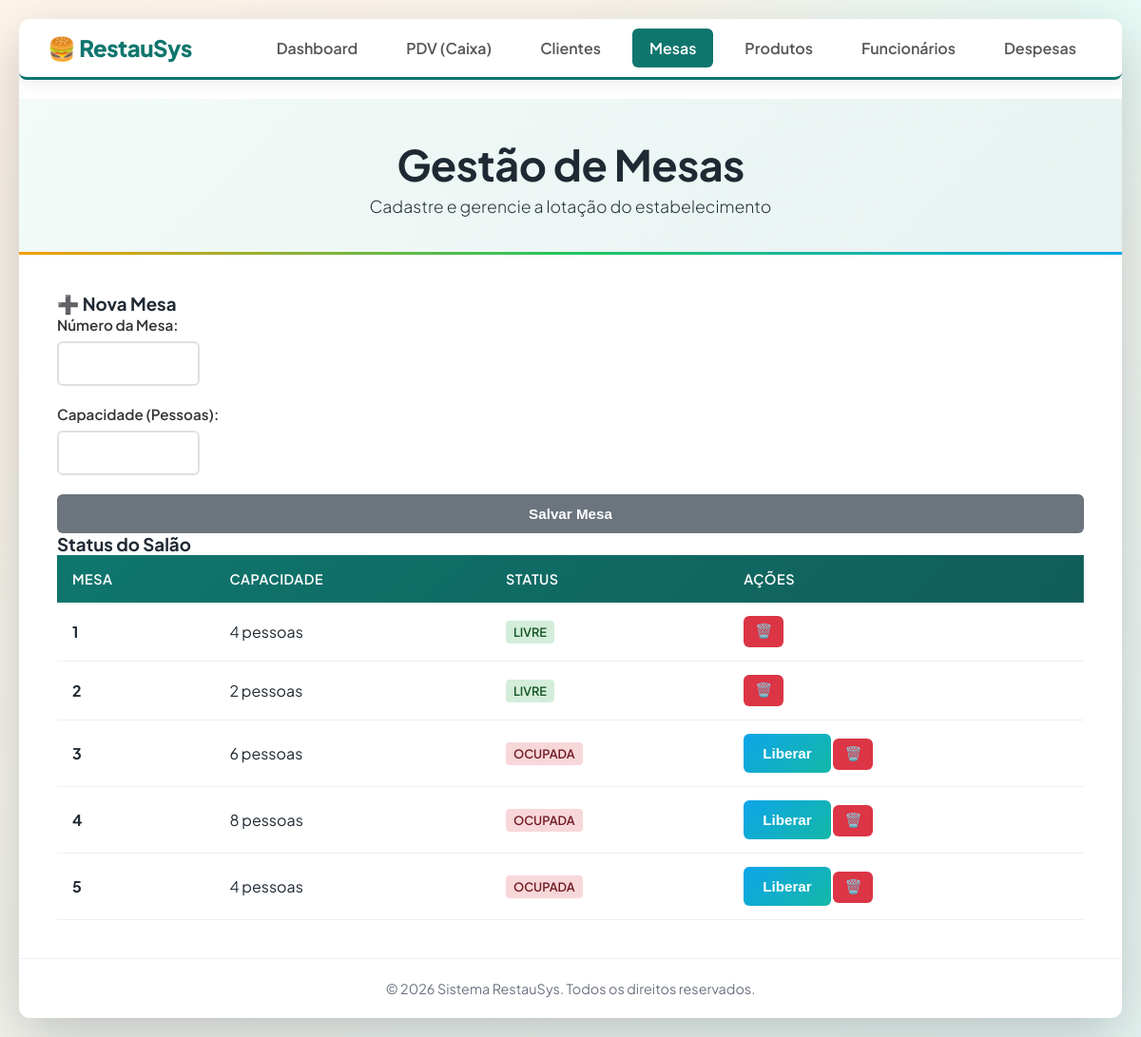
/pages/mesas.php, run on an earlier commit of the app's database.
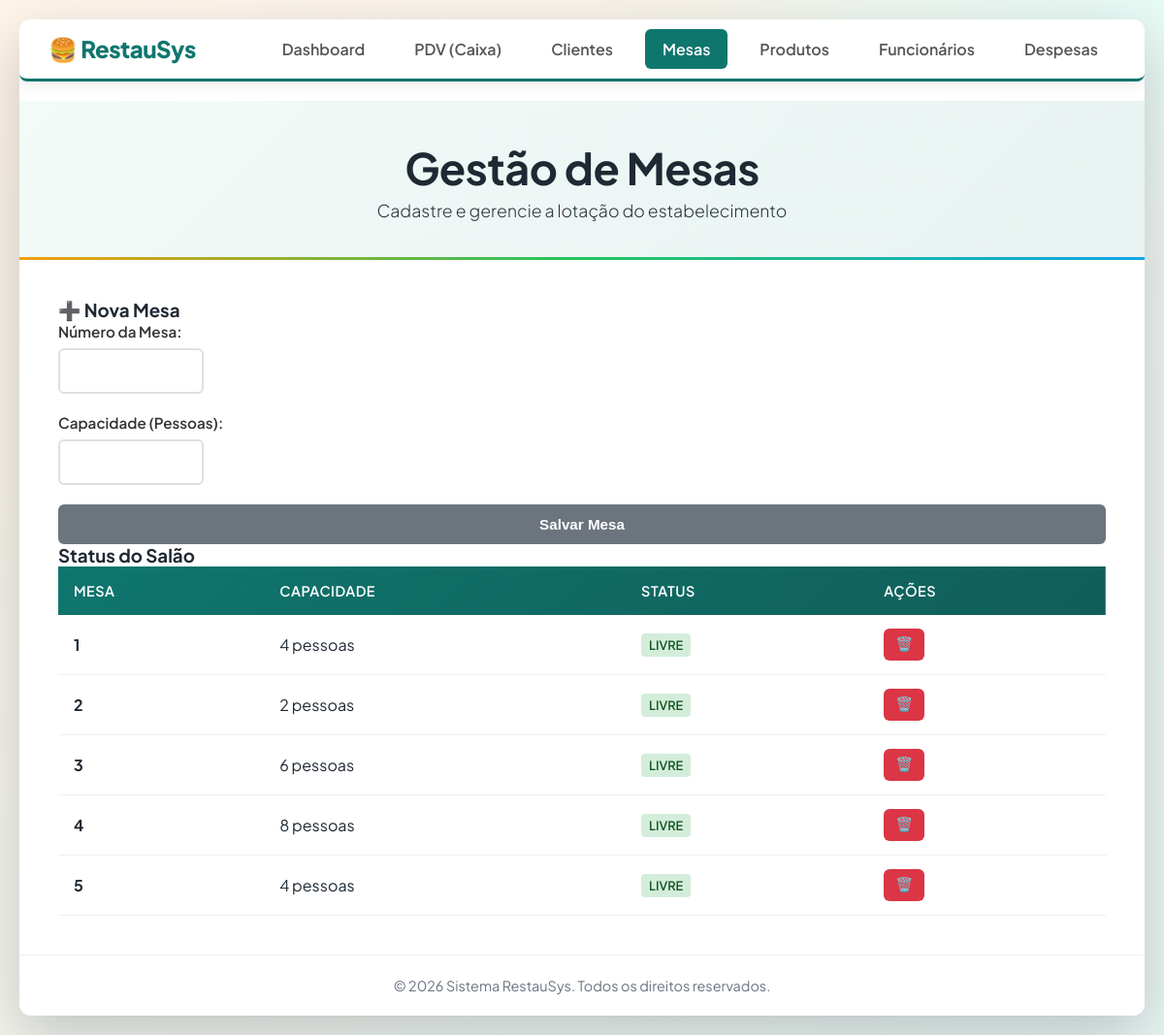
And on a later commit of the database.
### tables this page shows
CREATE TABLE mesas (
    id_mesa INTEGER PRIMARY KEY AUTOINCREMENT,
    numero INTEGER NOT NULL UNIQUE,
    capacidade INTEGER NOT NULL,
    status TEXT NOT NULL DEFAULT 'livre' CHECK (status IN ('livre','ocupada','reservada'))
);

### config/config.php (called while the page is built, shortened)
<?php
$pdo = initialize_database(DB_PATH, false);
function query_all(string $sql, array $params = []): array
{
    global $pdo;
    $stmt = $pdo->prepare($sql);
    $stmt->execute($params);
    return $stmt->fetchAll() ?: [];
}

### pages/mesas.php (the view, shortened to what this page needs)
<?php
require_once __DIR__ . "/../config/config.php";
$mesas = query_all("SELECT * FROM mesas ORDER BY numero ASC");
?>
<!DOCTYPE html>
<html lang="pt-BR">
<head>
    <link rel="stylesheet" href="../css/style.css">
</head>
<body>
    <div class="container">
        <nav class="navbar">
            <div class="nav-logo">🍔 RestauSys</div>
            <ul class="nav-links">
                <li><a href="../index.php">Dashboard</a></li>
                <li><a href="pedidos.php">PDV (Caixa)</a></li>
                <li><a href="clientes.php">Clientes</a></li>
                <li><a href="mesas.php" class="active">Mesas</a></li>
                <li><a href="produtos.php">Produtos</a></li>
                <li><a href="funcionarios.php">Funcionários</a></li>
                <li><a href="despesas.php">Despesas</a></li>
            </ul>
        </nav>
        <header>
            <div class="header-content">
                <h1>Gestão de Mesas</h1>
                <p class="header-subtitle">Cadastre e gerencie a lotação do estabelecimento</p>
            </div>
        </header>
        <main>
            <div class="dashboard-grid">
                <div class="card" style="border-top-color: #6c757d;">
                    <h3>➕ Nova Mesa</h3>
                    <form method="POST" class="formulario">
                        <div class="form-grupo">
                            <label>Número da Mesa:</label>
                            <input type="number" name="numero" required>
                        </div>
                        <div class="form-grupo">
                            <label>Capacidade (Pessoas):</label>
                            <input type="number" name="capacidade" required>
                        </div>
                        <button type="submit" class="btn " style="background: #6c757d; color: white;">Salvar Mesa</button>
                    </form>
                </div>
                <div class="card" style="border-top-color: #e83e8c;">
                    <h3>Status do Salão</h3>
                    <div style="max-height: 400px; overflow-y: auto;">
                        <table class="tabela">
                            <thead>
                                <tr>
                                    <th>Mesa</th>
                                    <th>Capacidade</th>
                                    <th>Status</th>
                                    <th>Ações</th>
                                </tr>
                            </thead>
                            <tbody>
                                <?php foreach($mesas as $m): ?>
                                <tr>
                                    <td><strong><?=$m["numero"]?></strong></td>
                                    <td><?=$m["capacidade"]?> pessoas</td>
                                    <td>
                                        <span class="status-badge status-<?=$m["status"]?>"><?=$m["status"]?></span>
                                    </td>
                                    <td>
                                        <?php if ($m["status"] !== "livre"): ?>
                                            <form method="POST" style="display:inline;" onsubmit="return confirm('Deseja liberar esta mesa?');">
                                                <button type="submit" class="btn btn-adicionar" title="Liberar">Liberar</button>
                                            </form>
                                        <?php endif; ?>
                                        <form method="POST" style="display:inline;" onsubmit="return confirm('Deseja remover esta mesa?');">
                                            <button type="submit" class="btn btn-remover" title="Remover">🗑️</button>
                                        </form>
                                    </td>
                                </tr>
                                <?php endforeach; ?>
                            </tbody>
                        </table>
                    </div>
                </div>
            </div>
        </main>
        <footer class="app-footer">
            &copy; <?=date("Y")?> Sistema RestauSys. Todos os direitos reservados.
        </footer>
    </div>
</body>
</html>

What changed in the data, as far as the page shows it:
changed mesas (number 3 of 5 on the later page): status "OCUPADA" → "LIVRE"; no longer shows "Liberar"
changed mesas (number 4 of 5 on the later page): status "OCUPADA" → "LIVRE"; no longer shows "Liberar"
changed mesas (number 5 of 5 on the later page): status "OCUPADA" → "LIVRE"; no longer shows "Liberar"
